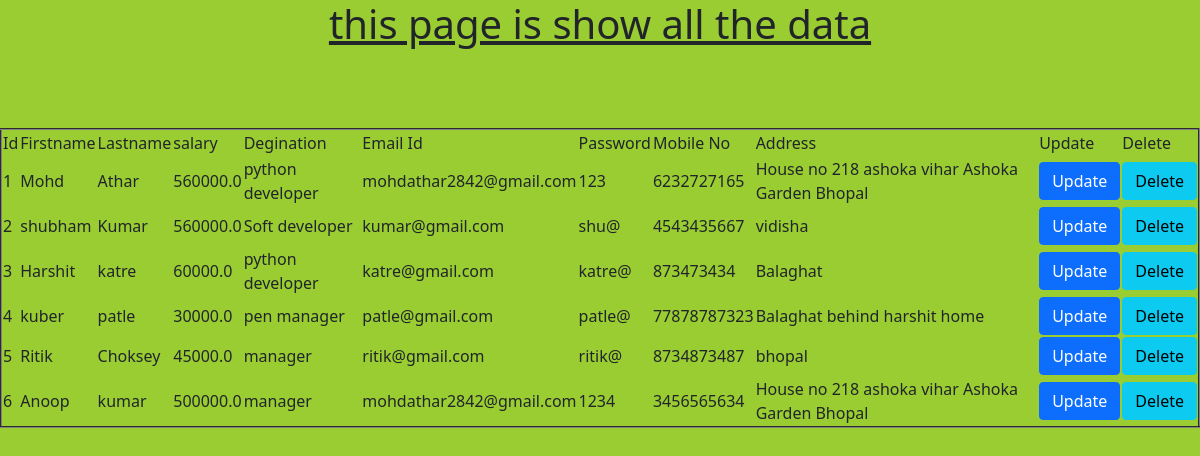
The page /show on the database its author committed.
### firstApp/models.py (models this page shows, shortened)
class Employees(models.Model):
    Firstname=models.CharField(max_length=20)
    Lastname=models.CharField(max_length=20)
    salary=models.FloatField()
    deg=models.CharField(max_length=20)
    email=models.CharField(max_length=20)
    passw=models.CharField(max_length=20)
    mob=models.IntegerField()
    Address=models.CharField(max_length=50)

### firstApp/views.py (the view)
# urls.py: path('show', views.show),
def show(req):
    rec=Employees.objects.all()
    return render(req,'show.html',{'rec':rec})

### firstApp/templates/show.html (shortened to what this page needs)
<!DOCTYPE html>
<html lang="en">
<head>
    <link href="https://cdn.jsdelivr.net/npm/bootstrap@5.1.3/dist/css/bootstrap.min.css" rel="stylesheet">
</head>
<body style="background-color: yellowgreen;">
    <center><u><h1>this page is show all the data</h1></u></center><br><br>
<table colspan="2" border="2">
    <tr>
        <td>Id</td>
        <td>Firstname</td>
        <td>Lastname</td>
        <td>salary</td>
        <td>Degination</td>
        <td>Email Id</td>
        <td>Password</td><br>
        <td>Mobile No</td>
        <td>Address</td>
        <td>Update</td>
        <td>Delete</td>
    </tr>
    {% for i in rec %}
    <tr>
        <td>{{i.id}}</td>
        <td>{{i.Firstname}}</td>
        <td>{{i.Lastname}}</td>
        <td>{{i.salary}}</td>
        <td>{{i.deg}}</td>
        <td>{{i.email}}</td>
        <td>{{i.passw}}</td>
        <td>{{i.mob}}</td>
        <td>{{i.Address}}</td>
        <td><a class="btn btn-primary" href="update" role="button">Update</a></td>
        <td><a class="btn btn-info" href="delete" role="button">Delete</a></td>
    </tr>
    {% endfor %}
</table>
</body>
</html>

### rows shown on the page
Employees: id "1", Firstname "Mohd", Lastname "Athar", salary "560000.0", deg "python developer", email "mohdathar2842@gmail.com", passw "123", mob "6232727165", Address "House no 218 ashoka vihar Ashoka Garden Bhopal"
Employees: id "2", Firstname "shubham", Lastname "Kumar", salary "560000.0", deg "Soft developer", email "kumar@gmail.com", passw "shu@", mob "4543435667", Address "vidisha"
Employees: id "3", Firstname "Harshit", Lastname "katre", salary "60000.0", deg "python developer", email "katre@gmail.com", passw "katre@", mob "873473434", Address "Balaghat"
Employees: id "4", Firstname "kuber", Lastname "patle", salary "30000.0", deg "pen manager", email "patle@gmail.com", passw "patle@", mob "77878787323", Address "Balaghat behind harshit home"
Employees: id "5", Firstname "Ritik", Lastname "Choksey", salary "45000.0", deg "manager", email "ritik@gmail.com", passw "ritik@", mob "8734873487", Address "bhopal"
Employees: id "6", Firstname "Anoop", Lastname "kumar", salary "500000.0", deg "manager", email "mohdathar2842@gmail.com", passw "1234", mob "3456565634", Address "House no 218 ashoka vihar Ashoka Garden Bhopal"
